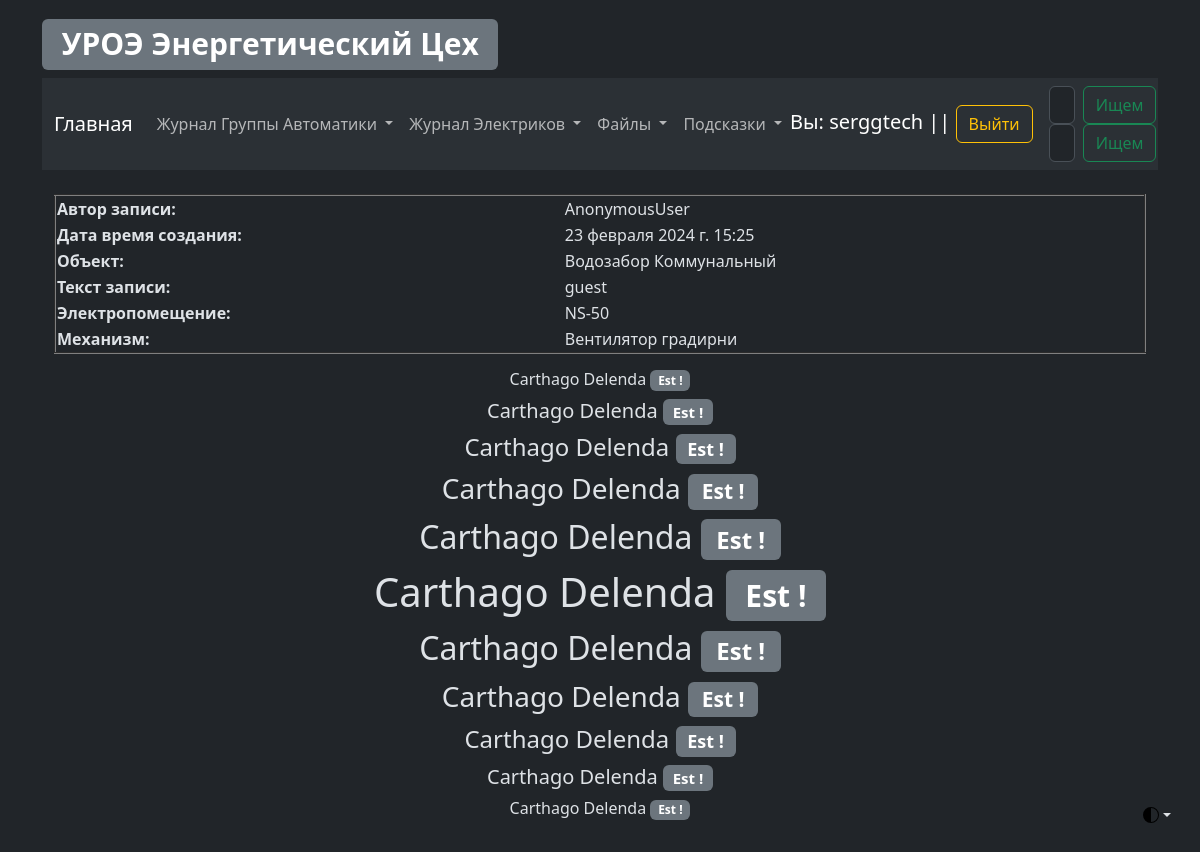
/elc/elc_log_view/details/log/3 (signed in), run on the app's committed database.
### elc/models.py (models this page shows, shortened)
class ElcLog(models.Model):
    record_text_title = models.CharField(
        verbose_name="Заголовок записи", max_length=100
    )
    record_text_full = models.TextField(verbose_name="Текст записи", max_length=9999)
    record_author = models.CharField(verbose_name="Автор записи", max_length=100)
    record_data_create = models.DateTimeField(
        verbose_name="Дата создания записи", auto_now_add=True, editable=False
    )
    record_data_update = models.DateTimeField(
        verbose_name="Дата редактирования записи", auto_now=True, editable=False
    )
    record_object = models.ForeignKey(
        EncObject,
        related_name="elc_log_object",
        on_delete=models.CASCADE,
        blank=True,
        verbose_name="Объект",
    )
    record_electrical_room = models.ForeignKey(
        EncElectricalRoom,
        related_name="elc_log_electrical_room",
        on_delete=models.CASCADE,
        blank=True,
        verbose_name="Электропомещение",
    )
    record_mechanism = models.ForeignKey(
        EncMechanism,
        related_name="elc_log_mechanism",
        on_delete=models.CASCADE,
        blank=True,
        verbose_name="Механизм",
    )
    class Meta:
        verbose_name = "Запись Элекриков"
        verbose_name_plural = "Записи Элекриков"

### Enc_object/models.py (models this page shows, shortened)
class EncObject(models.Model):
    title = models.CharField(verbose_name="Объект", max_length=100)
    title_description = models.CharField(
        verbose_name="Описание объекта", max_length=100
    )
    slug = models.SlugField(max_length=50, unique=True)
    def __str__(self):
        return f"{self.title}"
    class Meta:
        verbose_name = "Объект"
        verbose_name_plural = "Объекты"

class EncElectricalRoom(models.Model):
    title = models.CharField(verbose_name="Электропомещение", max_length=100)
    title_description = models.CharField(
        verbose_name="Описание Электропомещения", max_length=100
    )
    slug = models.SlugField(max_length=50, unique=True)
    def __str__(self):
        return f"{self.title}"
    class Meta:
        verbose_name = "Электропомещение"
        verbose_name_plural = "Электропомещения"

class EncMechanism(models.Model):
    title = models.CharField(verbose_name="Механизм", max_length=100)
    title_description = models.CharField(
        verbose_name="Описание механизма", max_length=100
    )
    slug = models.SlugField(max_length=50, unique=True)
    def __str__(self):
        return f"{self.title}"
    class Meta:
        verbose_name = "Механизм"
        verbose_name_plural = "Механизмы"

### elc/views.py (the view)
class ElcLogLogViewDetails(DetailView):
    model = ElcLog
    context_object_name = "log_view_details"

### elc/templates/elc/elclog_detail.html (shortened to what this page needs)
{% extends 'template_0.html' %}
{% block ElcLogViewDetails %}
<table align="center" border="2px" width="100%">
    <tr>
        <th>Автор записи:</th>
        <td>{{ log_view_details.record_author }}</td>
    </tr>
    <tr>
        <th>Дата время создания:</th>
        <td>{{ log_view_details.record_data_create }}</td>
    </tr>
    <tr>
        <th>Объект:</th>
        <td>{{ log_view_details.record_object }}</td>
    </tr>
    <tr>
        <th>Текст записи:</th>
        <td>{{ log_view_details.record_text_full }}</td>
    </tr>
    <tr>
        <th>Электропомещение:</th>
        <td>{{ log_view_details.record_electrical_room }}</td>
    </tr>
    <tr>
        <th>Механизм:</th>
        <td>{{ log_view_details.record_mechanism }}</td>
    </tr>
</table>
{% endblock %}

### templates/template_0.html (shortened to what this page needs)
{% load static %}
<!DOCTYPE html>
<html data-bs-theme="dark" lang="en">
<head>
    <link href="{% static 'css/bootstrap.min.css' %}" rel="stylesheet">
</head>
<body class="p-3 m-0 border-0 bd-example m-0 border-0">
<div class="dropdown position-fixed bottom-0 end-0 mb-3 me-3 bd-mode-toggle">
    <button aria-expanded="false"
            aria-label="Toggle theme (auto)"
            class="btn btn-bd-primary py-2 dropdown-toggle d-flex align-items-center"
            data-bs-toggle="dropdown"
            id="bd-theme"
            type="button">
        <svg class="bi my-1 theme-icon-active" height="1em" width="1em">
            <use href="#circle-half"></use>
        </svg>
    </button>
</div>
<main class="container">
    <a href="{% url 'main_page' %}"><h1><span class="badge bg-secondary">УРОЭ Энергетический Цех</span></h1></a>
    <nav class="navbar navbar-expand-lg bg-body-tertiary">
        <div class="container-fluid">
            <a class="navbar-brand" href="{% url 'main_page' %}">Главная</a>
            <div class="collapse navbar-collapse" id="navbarSupportedContent">
                <ul class="navbar-nav me-auto mb-2 mb-lg-0">
                    <li class="nav-item dropdown">
                        <a aria-expanded="false" class="nav-link dropdown-toggle" data-bs-toggle="dropdown" href="#"
                           role="button">
                            Журнал Группы Автоматики
                        </a>
                    </li>
                    <li class="nav-item dropdown">
                        <a aria-expanded="false" class="nav-link dropdown-toggle" data-bs-toggle="dropdown" href="#"
                           role="button">
                            Журнал Электриков
                        </a>
                    </li>
                    <li class="nav-item dropdown">
                        <a aria-expanded="false" class="nav-link dropdown-toggle" data-bs-toggle="dropdown" href="#"
                           role="button">
                            Файлы
                        </a>
                    </li>
                    <li class="nav-item dropdown">
                        <a aria-expanded="false" class="nav-link dropdown-toggle" data-bs-toggle="dropdown" href="#"
                           role="button">
                            Подсказки
                        </a>
                    </li>
                </ul>
                <div>
                    {% if request.user.is_authenticated %}
                    <div class="navbar-brand">
                        Вы: {{ request.user }} || <a class="btn btn-outline-warning"
                                                     href="{% url 'logout' %}">Выйти</a>
                    </div>
                    {% else %}
                    <div class="navbar-brand">
                        Вы: Гость || <a class="btn btn-outline-danger"
                                        href="{% url 'login' %}">Войти</a>
                    </div>
                    {% endif %}
                </div>
                <div>
                    <form action="{% url 'as_search_results' %}" class="d-flex" method="get" role="search">
                        <input aria-label="Search" class="form-control me-2" name="search" placeholder="Автоматчики"
                               type="search">
                        <button class="btn btn-outline-success" type="submit">Ищем</button>
                    </form>
                    <form action="{% url 'elc_search_results' %}" class="d-flex" method="get" role="search">
                        <input aria-label="Search" class="form-control me-2" name="search" placeholder="Электрики"
                               type="search">
                        <button class="btn btn-outline-success" type="submit">Ищем</button>
                    </form>
                </div>
            </div>
        </div>
    </nav>
    <div class="container">
        <br>
        {% if request.user.is_authenticated %}
        {% block ElcLogViewDetails %} {% endblock %}
        {% else %}
        {% block user_login %} {% endblock %}
        {% endif %}
        <div align="center" data-width="100%">
            <p>
            <h6>Carthago Delenda <span class="badge bg-secondary">Est !</span></h6>
            <h5>Carthago Delenda <span class="badge bg-secondary">Est !</span></h5>
            <h4>Carthago Delenda <span class="badge bg-secondary">Est !</span></h4>
            <h3>Carthago Delenda <span class="badge bg-secondary">Est !</span></h3>
            <h2>Carthago Delenda <span class="badge bg-secondary">Est !</span></h2>
            <h1>Carthago Delenda <span class="badge bg-secondary">Est !</span></h1>
            <h2>Carthago Delenda <span class="badge bg-secondary">Est !</span></h2>
            <h3>Carthago Delenda <span class="badge bg-secondary">Est !</span></h3>
            <h4>Carthago Delenda <span class="badge bg-secondary">Est !</span></h4>
            <h5>Carthago Delenda <span class="badge bg-secondary">Est !</span></h5>
            <h6>Carthago Delenda <span class="badge bg-secondary">Est !</span></h6>
            </p>
        </div>
    </div>
</main>
</body>
</html>

### data on the page
ElcLog: record_author "AnonymousUser", record_data_create "23 февраля 2024 г. 15:25", record_object "Водозабор Коммунальный", record_text_full "guest", record_electrical_room "NS-50", record_mechanism "Вентилятор градирни"

### other printed values
{{ request.user }} "serggtech"
